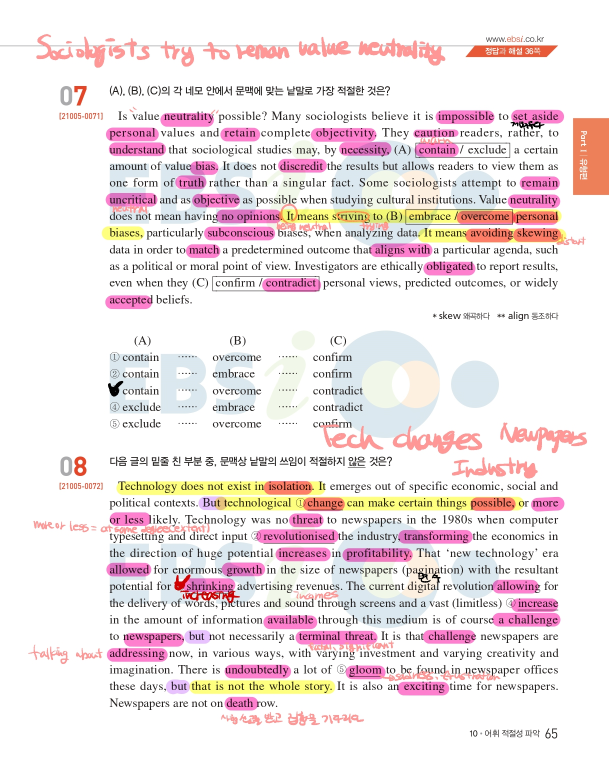
#> input picture 0001.jpg, 1217 x 1536 px (shown at 1/2 size)
$ python -i PTB.py   (imports and definitions only)
#> lines starting #> are read from the running program, lines starting #| are printed output that depends on the picture; after the words box and inside, x2 and y2 are one past the last pixel; in counts of white or black regions, pixels touching at a corner belong together
class PTB :
    def __init__(self, fname) :
        import os
        fname, fextension = os.path.splitext(fname)
        self.fname = fname
        self.fextension = fextension

    # [19 lines left out: function _pdf_to_jpg, not called in this run]


    def _file_to_img(self) :
        #return : opencv img list / opencv img / None

        import cv2

        if self.fextension == ".pdf" :
            result = self._pdf_to_jpg()
            return result

        elif self.fextension == ".jpg" or ".jpeg" :
            img = cv2.imread(self.fname+self.fextension)
#> img is the input picture: shape (1536, 1217, 3); mean B, G, R 230.6, 229.1, 239.5
            return img

        else :
            return None


    # [51 lines left out: function threshold, not called in this run]


    def _hide_highlight(self, img, val, val_R, val_G, val_B) :
        #return : opencv img

#> called with val = 225, val_R = 175
        import cv2

        h, w, c = img.shape
#> h = 1536; w = 1217; c = 3
        src = img
        b_img, g_img, r_img = cv2.split(img)
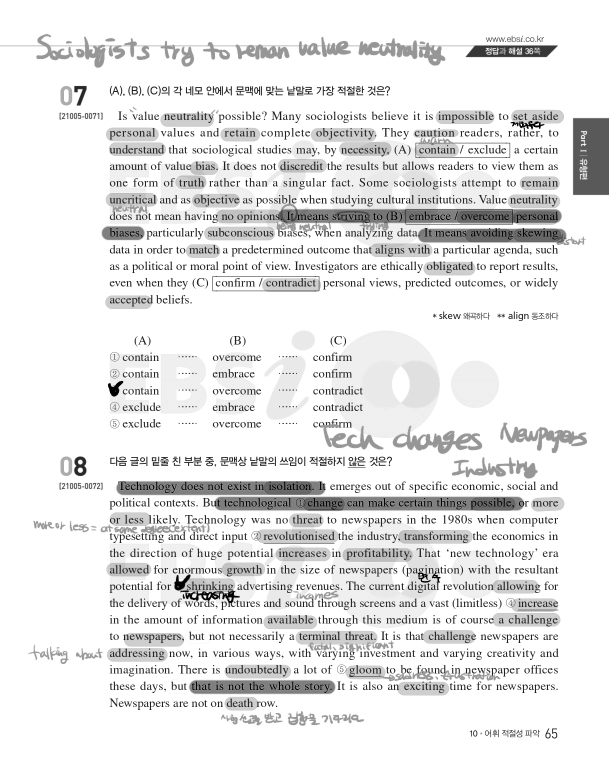
#> b_img: shape (1536, 1217) (shown at 1/2 size); min 0, max 255, mean 230.6
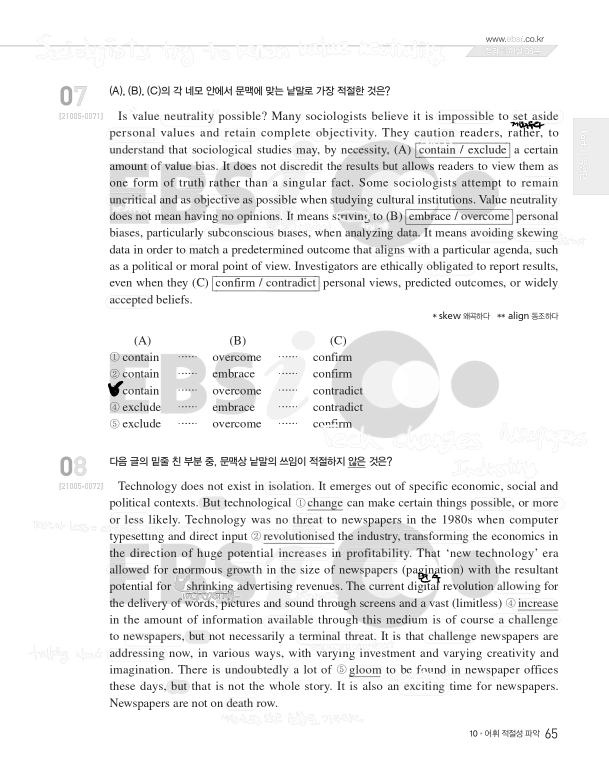
#> r_img: shape (1536, 1217) (shown at 1/2 size); min 0, max 255, mean 239.5

        #make threshold binary img
        if val is not None :
            img_gray = cv2.cvtColor(img, cv2.COLOR_RGB2GRAY)
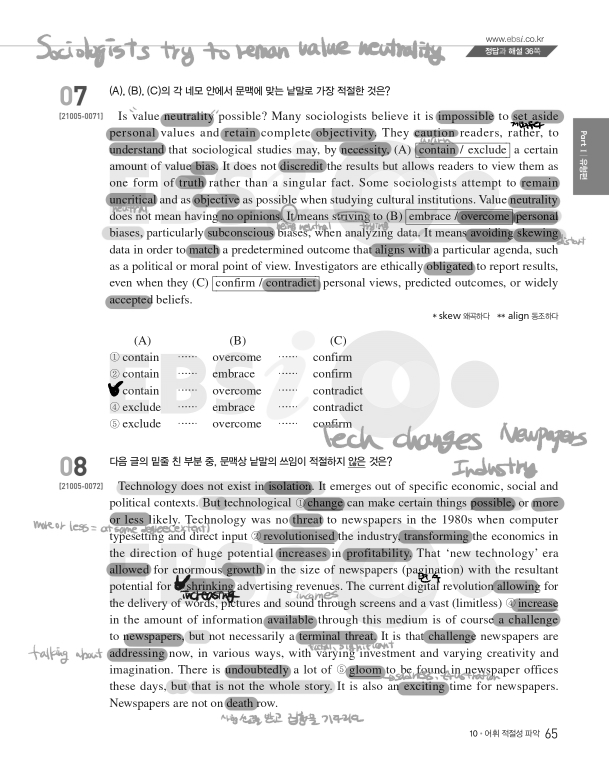
#> img_gray: shape (1536, 1217) (shown at 1/2 size); min 0, max 255, mean 230.7
            ret, img_multiple_binary = cv2.threshold(img_gray, val, 255, cv2.THRESH_BINARY_INV)
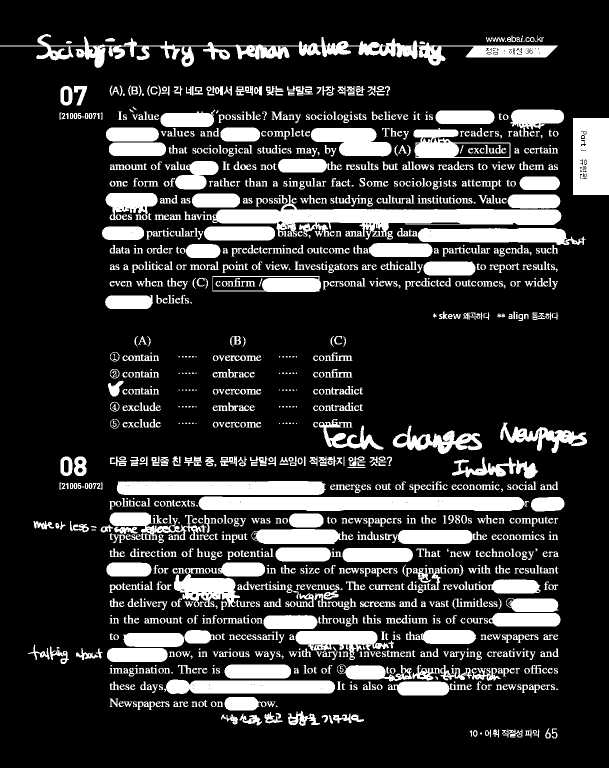
#> img_multiple_binary: shape (1536, 1217) (shown at 1/2 size); 19% white; 1489 white regions (197 under 20 px), largest, box (x1, y1, x2, y2) and area: (424, 390, 1123, 479) 22189, (0, 68, 1116, 136) 18725, (397, 993, 1049, 1022) 17098
#> ret = 225
            img_multiple_binary = cv2.bitwise_not(img_multiple_binary)

        if val_R is not None :
            _, img_red_binary = cv2.threshold(r_img, val_R, 255, cv2.THRESH_BINARY_INV)
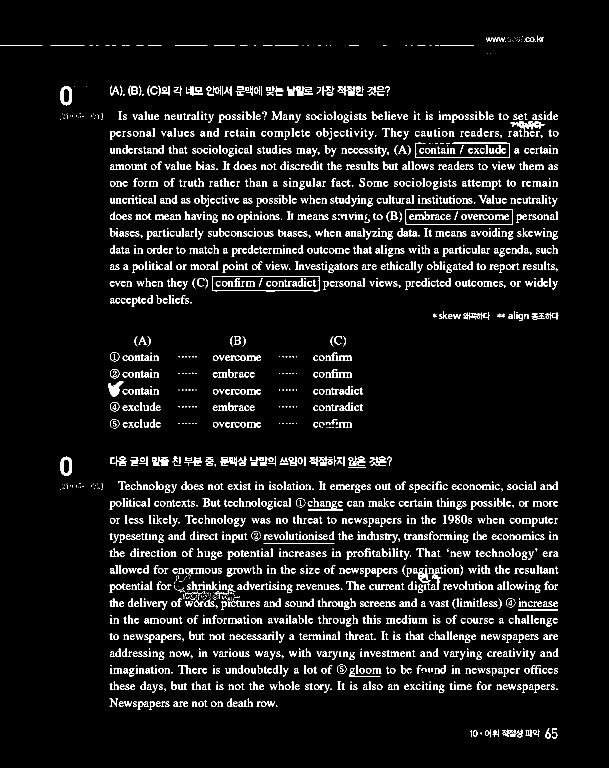
#> img_red_binary: shape (1536, 1217) (shown at 1/2 size); 6.5% white in thin lines or dots, all inside (x1, y1, x2, y2) = (0, 71, 1117, 1477)
            img_red_binary = cv2.bitwise_not(img_red_binary)
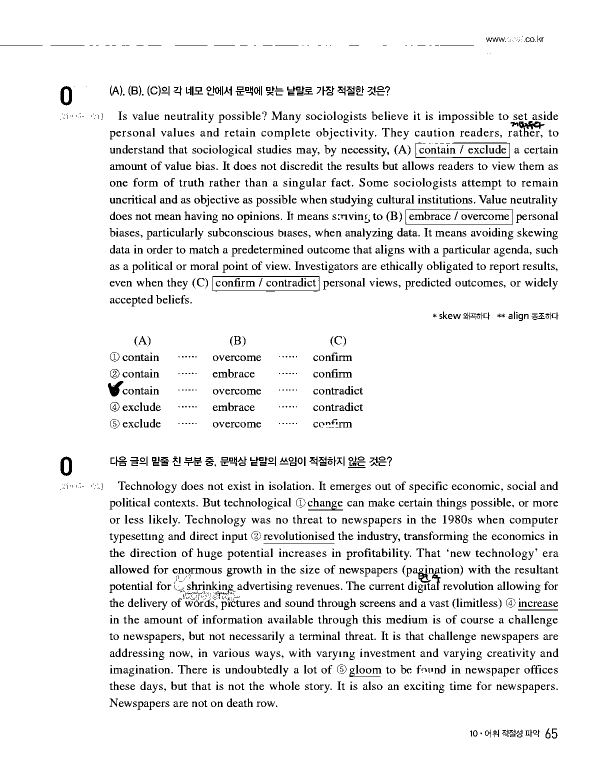
#> img_red_binary: shape (1536, 1217) (shown at 1/2 size); 93.5% white; black in thin lines or dots, all inside (x1, y1, x2, y2) = (0, 71, 1117, 1477)

        if val_G is not None :
            _, img_green_binary = cv2.threshold(g_img, val_G, 255, cv2.THRESH_BINARY_INV)
            img_green_binary = cv2.bitwise_not(img_green_binary)

        if val_B is not None :
            _, img_blue_binary = cv2.threshold(b_img, val_B, 255, cv2.THRESH_BINARY_INV)
            img_blue_binary = cv2.bitwise_not(img_blue_binary)

        #hide highlight compare with binary img
        for y in range(h) :
            for x in range(w) :
                if val is not None :
                    if img_multiple_binary[y, x] == 0 :
                        src.itemset(y, x, 0, 0)
                        src.itemset(y, x, 1, 0)
                        src.itemset(y, x, 2, 0)

                if val_R is not None :
                    if img_red_binary[y, x] == 0 :
                        src.itemset(y, x, 0, 0)
                        src.itemset(y, x, 1, 0)
                        src.itemset(y, x, 2, 0)

                if val_G is not None :
                    if img_green_binary[y, x] == 0 :
                        src.itemset(y, x, 0, 0)
                        src.itemset(y, x, 1, 0)
                        src.itemset(y, x, 2, 0)

                if val_B is not None :
                    if img_blue_binary[y, x] == 0 :
                        src.itemset(y, x, 0, 0)
                        src.itemset(y, x, 1, 0)
                        src.itemset(y, x, 2, 0)
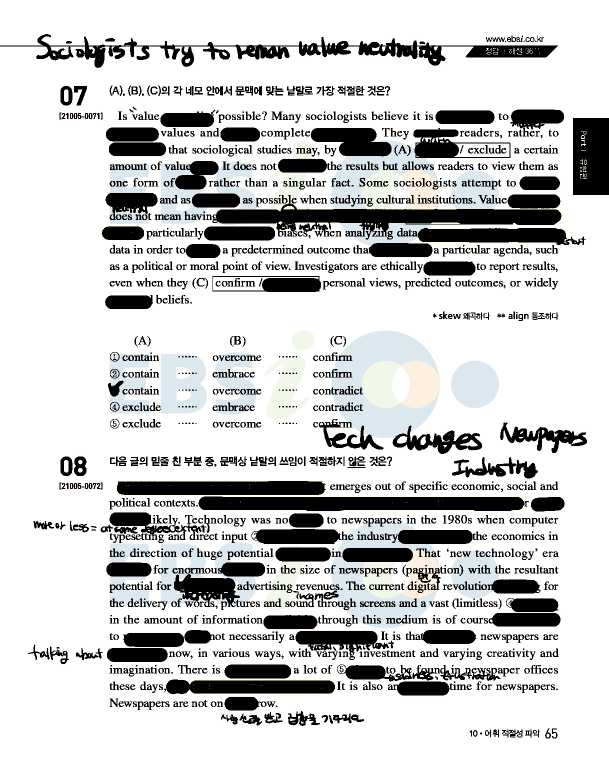
#> src: shape (1536, 1217, 3) (shown at 1/2 size); 18.94% of pixels changed, all inside (x1, y1, x2, y2) = (0, 68, 1217, 1477)

        return src


    def block(self, val=225, val_R=175, val_G=None, val_B=None) :
        import cv2
        import os
        import numpy as np

        img_list = self._file_to_img()
        if np.all(img_list == None) :
            return

        elif type(img_list) != list : # an image
            src = self._hide_highlight(img_list, val, val_R, val_G, val_B)
            if not os.path.exists(self.fname) :
                os.makedirs(self.fname)
            cv2.imwrite(self.fname+'/'+self.fname+'.jpg', src)

        else :
            for i, img in enumerate(img_list) :
                src = self._hide_highlight(img, val, val_R, val_G, val_B)
                if not os.path.exists(self.fname) :
                    os.makedirs(self.fname)
                cv2.imwrite(self.fname+'/'+self.fname+'_'+str(i+1)+'.jpg', src)


'''
example

ptb = PTB("0003.pdf")

#ver1. 굿노트 대표 색상 블락
ptb.block()

#ver2. 자기가 임계점 선택
ptb.threshold()
ptb.block(val=225, val_G=226)
'''

>>> result = PTB('0001.jpg').block()

$ run again, on 0002_1.jpg
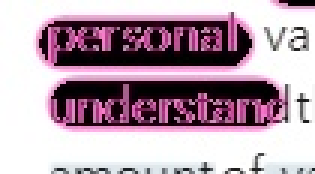
#> input picture 0002_1.jpg, 105 x 58 px (shown 3 times larger)
#> in _file_to_img, img is the input picture: shape (58, 105, 3); mean B, G, R 173.9, 160.2, 182.2
#> in _hide_highlight, `ret, img_multiple_binary = cv2.threshold(img_gray, val, 255, cv2.THRES..`:
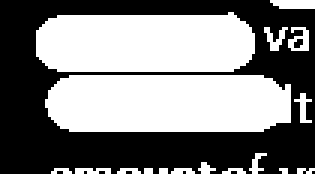
#> img_multiple_binary: shape (58, 105) (shown 3 times larger); 49.9% white; 17 white regions (10 under 20 px), largest, box (x1, y1, x2, y2) and area: (15, 25, 97, 44) 1464, (12, 4, 85, 24) 1318, (90, 0, 105, 3) 41
#> ret = 225
#> after the loop in _hide_highlight, `for y in range(h) :`:
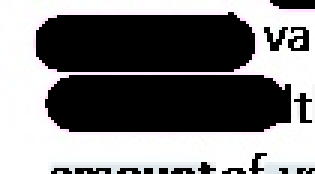
#> src: shape (58, 105, 3) (shown 3 times larger); mean B, G, R 126.8, 125.8, 126.5
